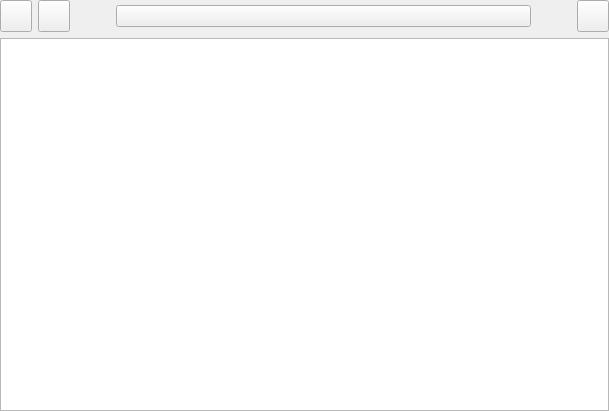
<?xml version="1.0" encoding="UTF-8"?>
<ui version="4.0">
 <class>ChordPatternProxyAttachmentView</class>
 <widget class="QWidget" name="ChordPatternProxyAttachmentView">
  <property name="geometry">
   <rect>
    <x>0</x>
    <y>0</y>
    <width>609</width>
    <height>411</height>
   </rect>
  </property>
  <property name="windowTitle">
   <string/>
  </property>
  <layout class="QVBoxLayout" name="verticalLayout">
   <property name="leftMargin">
    <number>0</number>
   </property>
   <property name="topMargin">
    <number>0</number>
   </property>
   <property name="rightMargin">
    <number>0</number>
   </property>
   <property name="bottomMargin">
    <number>0</number>
   </property>
   <item>
    <layout class="QHBoxLayout" name="horizontalLayout">
     <item>
      <widget class="QPushButton" name="buttonUp">
       <property name="minimumSize">
        <size>
         <width>32</width>
         <height>32</height>
        </size>
       </property>
       <property name="maximumSize">
        <size>
         <width>32</width>
         <height>32</height>
        </size>
       </property>
       <property name="text">
        <string/>
       </property>
       <property name="icon">
        <iconset resource="../ressources.qrc">
         <normaloff>:/icons/icons/up51.png</normaloff>:/icons/icons/up51.png</iconset>
       </property>
      </widget>
     </item>
     <item>
      <widget class="QPushButton" name="buttonDown">
       <property name="minimumSize">
        <size>
         <width>32</width>
         <height>32</height>
        </size>
       </property>
       <property name="maximumSize">
        <size>
         <width>32</width>
         <height>32</height>
        </size>
       </property>
       <property name="text">
        <string/>
       </property>
       <property name="icon">
        <iconset resource="../ressources.qrc">
         <normaloff>:/icons/icons/down27.png</normaloff>:/icons/icons/down27.png</iconset>
       </property>
      </widget>
     </item>
     <item>
      <spacer name="horizontalSpacer_2">
       <property name="orientation">
        <enum>Qt::Horizontal</enum>
       </property>
       <property name="sizeType">
        <enum>QSizePolicy::Fixed</enum>
       </property>
       <property name="sizeHint" stdset="0">
        <size>
         <width>40</width>
         <height>20</height>
        </size>
       </property>
      </spacer>
     </item>
     <item>
      <widget class="QPushButton" name="buttonOriginal">
       <property name="text">
        <string/>
       </property>
       <property name="icon">
        <iconset resource="../ressources.qrc">
         <normaloff>:/icons/icons/anchor25.png</normaloff>:/icons/icons/anchor25.png</iconset>
       </property>
       <property name="iconSize">
        <size>
         <width>100</width>
         <height>24</height>
        </size>
       </property>
      </widget>
     </item>
     <item>
      <spacer name="horizontalSpacer">
       <property name="orientation">
        <enum>Qt::Horizontal</enum>
       </property>
       <property name="sizeType">
        <enum>QSizePolicy::Fixed</enum>
       </property>
       <property name="sizeHint" stdset="0">
        <size>
         <width>40</width>
         <height>20</height>
        </size>
       </property>
      </spacer>
     </item>
     <item>
      <widget class="QPushButton" name="buttonView">
       <property name="minimumSize">
        <size>
         <width>32</width>
         <height>32</height>
        </size>
       </property>
       <property name="maximumSize">
        <size>
         <width>32</width>
         <height>32</height>
        </size>
       </property>
       <property name="text">
        <string/>
       </property>
       <property name="icon">
        <iconset resource="../ressources.qrc">
         <normaloff>:/icons/icons/war4.png</normaloff>:/icons/icons/war4.png</iconset>
       </property>
      </widget>
     </item>
    </layout>
   </item>
   <item>
    <widget class="ChordPatternEdit" name="textEdit">
     <property name="readOnly">
      <bool>true</bool>
     </property>
    </widget>
   </item>
  </layout>
 </widget>
 <customwidgets>
  <customwidget>
   <class>ChordPatternEdit</class>
   <extends>QTextEdit</extends>
   <header>AttachmentView/chordpatternedit.h</header>
  </customwidget>
 </customwidgets>
 <resources>
  <include location="../ressources.qrc"/>
 </resources>
 <connections/>
</ui>
